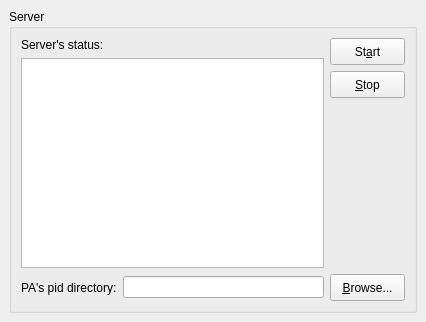
<ui version="4.0" >
 <class>wgServer</class>
 <widget class="QWidget" name="wgServer" >
  <property name="geometry" >
   <rect>
    <x>0</x>
    <y>0</y>
    <width>426</width>
    <height>322</height>
   </rect>
  </property>
  <property name="windowTitle" >
   <string>Form</string>
  </property>
  <layout class="QGridLayout" >
   <property name="margin" >
    <number>9</number>
   </property>
   <property name="spacing" >
    <number>6</number>
   </property>
   <item row="0" column="0" >
    <widget class="QGroupBox" name="groupBox" >
     <property name="title" >
      <string>Server</string>
     </property>
     <layout class="QGridLayout" >
      <property name="margin" >
       <number>9</number>
      </property>
      <property name="spacing" >
       <number>6</number>
      </property>
      <item row="0" column="0" >
       <layout class="QGridLayout" >
        <property name="margin" >
         <number>0</number>
        </property>
        <property name="spacing" >
         <number>6</number>
        </property>
        <item row="1" column="0" >
         <layout class="QHBoxLayout" >
          <property name="margin" >
           <number>0</number>
          </property>
          <property name="spacing" >
           <number>6</number>
          </property>
          <item>
           <widget class="QLabel" name="label_3" >
            <property name="text" >
             <string>PA's pid directory:</string>
            </property>
           </widget>
          </item>
          <item>
           <widget class="QLineEdit" name="edtPIDDir" >
            <property name="text" >
             <string/>
            </property>
            <property name="readOnly" >
             <bool>true</bool>
            </property>
           </widget>
          </item>
          <item>
           <widget class="QPushButton" name="btnBrowsePIDDir" >
            <property name="sizePolicy" >
             <sizepolicy>
              <hsizetype>0</hsizetype>
              <vsizetype>0</vsizetype>
              <horstretch>0</horstretch>
              <verstretch>0</verstretch>
             </sizepolicy>
            </property>
            <property name="minimumSize" >
             <size>
              <width>75</width>
              <height>27</height>
             </size>
            </property>
            <property name="maximumSize" >
             <size>
              <width>75</width>
              <height>27</height>
             </size>
            </property>
            <property name="text" >
             <string>&amp;Browse...</string>
            </property>
           </widget>
          </item>
         </layout>
        </item>
        <item row="0" column="0" >
         <layout class="QHBoxLayout" >
          <property name="margin" >
           <number>0</number>
          </property>
          <property name="spacing" >
           <number>6</number>
          </property>
          <item>
           <layout class="QVBoxLayout" >
            <property name="margin" >
             <number>0</number>
            </property>
            <property name="spacing" >
             <number>6</number>
            </property>
            <item>
             <widget class="QLabel" name="label" >
              <property name="sizePolicy" >
               <sizepolicy>
                <hsizetype>0</hsizetype>
                <vsizetype>0</vsizetype>
                <horstretch>0</horstretch>
                <verstretch>0</verstretch>
               </sizepolicy>
              </property>
              <property name="text" >
               <string>Server's status:</string>
              </property>
             </widget>
            </item>
            <item>
             <widget class="QTextEdit" name="edtServerInfo" >
              <property name="acceptDrops" >
               <bool>false</bool>
              </property>
              <property name="lineWrapMode" >
               <enum>QTextEdit::NoWrap</enum>
              </property>
              <property name="readOnly" >
               <bool>true</bool>
              </property>
             </widget>
            </item>
           </layout>
          </item>
          <item>
           <layout class="QVBoxLayout" >
            <property name="margin" >
             <number>0</number>
            </property>
            <property name="spacing" >
             <number>6</number>
            </property>
            <item>
             <layout class="QVBoxLayout" >
              <property name="margin" >
               <number>0</number>
              </property>
              <property name="spacing" >
               <number>6</number>
              </property>
              <item>
               <widget class="QPushButton" name="btnStartServer" >
                <property name="sizePolicy" >
                 <sizepolicy>
                  <hsizetype>0</hsizetype>
                  <vsizetype>0</vsizetype>
                  <horstretch>0</horstretch>
                  <verstretch>0</verstretch>
                 </sizepolicy>
                </property>
                <property name="minimumSize" >
                 <size>
                  <width>75</width>
                  <height>27</height>
                 </size>
                </property>
                <property name="maximumSize" >
                 <size>
                  <width>75</width>
                  <height>27</height>
                 </size>
                </property>
                <property name="text" >
                 <string>St&amp;art</string>
                </property>
               </widget>
              </item>
              <item>
               <widget class="QPushButton" name="btnStopServer" >
                <property name="sizePolicy" >
                 <sizepolicy>
                  <hsizetype>0</hsizetype>
                  <vsizetype>0</vsizetype>
                  <horstretch>0</horstretch>
                  <verstretch>0</verstretch>
                 </sizepolicy>
                </property>
                <property name="minimumSize" >
                 <size>
                  <width>75</width>
                  <height>27</height>
                 </size>
                </property>
                <property name="maximumSize" >
                 <size>
                  <width>75</width>
                  <height>27</height>
                 </size>
                </property>
                <property name="text" >
                 <string>&amp;Stop</string>
                </property>
               </widget>
              </item>
             </layout>
            </item>
            <item>
             <spacer>
              <property name="orientation" >
               <enum>Qt::Vertical</enum>
              </property>
              <property name="sizeHint" >
               <size>
                <width>20</width>
                <height>40</height>
               </size>
              </property>
             </spacer>
            </item>
           </layout>
          </item>
         </layout>
        </item>
       </layout>
      </item>
     </layout>
    </widget>
   </item>
  </layout>
 </widget>
 <resources/>
 <connections/>
</ui>
